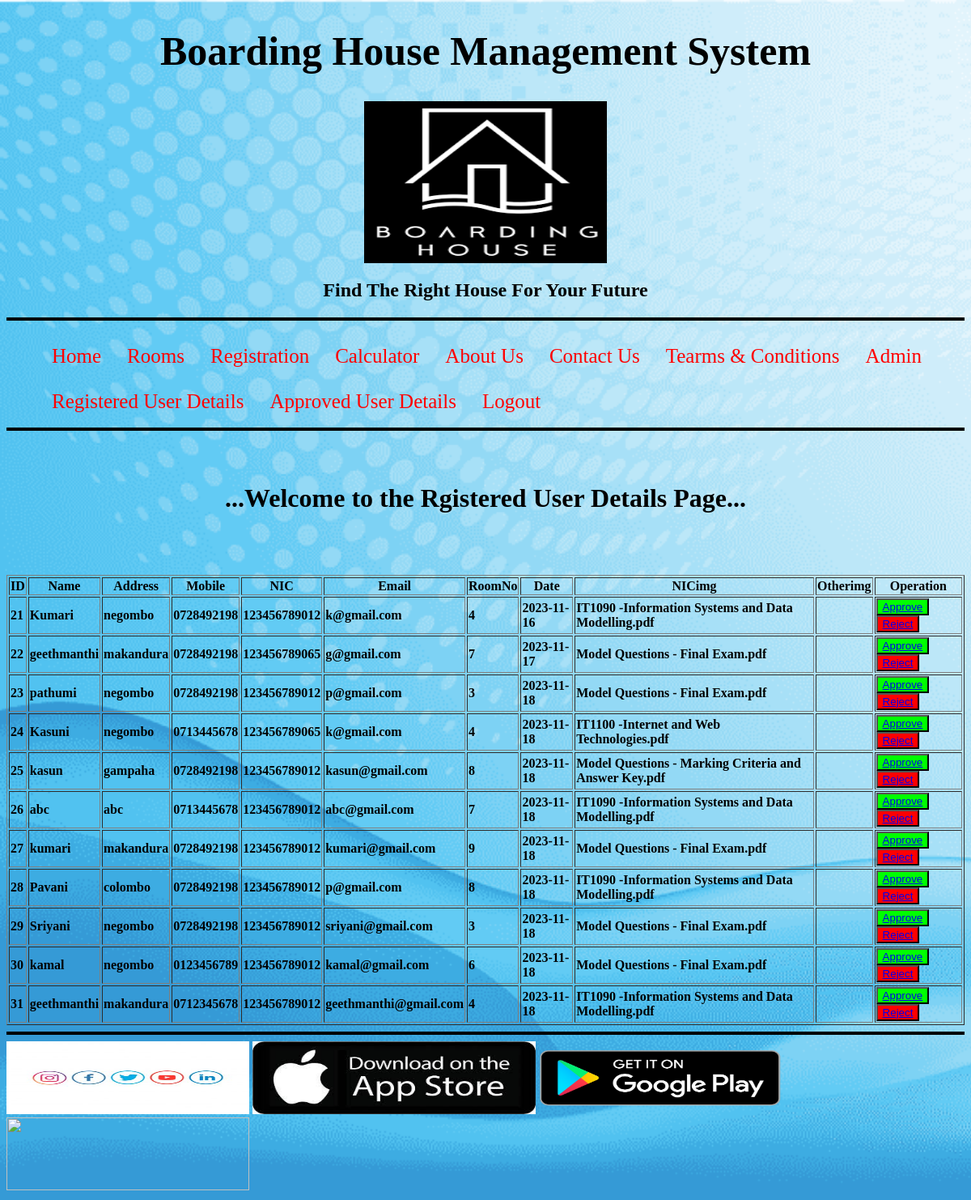
Screenshot of /DIT/php/registerdetails.php with the database file from the repository.
### tables this page shows
CREATE TABLE `register` (
  `ID` int(11) NOT NULL,
  `Name` varchar(50) NOT NULL,
  `Address` varchar(100) NOT NULL,
  `Mobile` varchar(10) NOT NULL,
  `NIC` varchar(12) NOT NULL,
  `Email` varchar(100) NOT NULL,
  `RoomNo` varchar(3) NOT NULL,
  `Date` varchar(50) NOT NULL,
  `NICimg` varchar(200) NOT NULL,
  `Otherimg` varchar(200) NOT NULL,
  `Password` varchar(100) NOT NULL
);

### DIT/php/registerdetails.php (the view, shortened to what this page needs)
<!DOCTYPE html>
<html>
<head>
	<link rel="stylesheet" type="text/css" href="../styles/index.css">
</head>
<body>
<center>
	<h1 class="header">Boarding House Management System</h1>
	<img class="logo" src="../images/logo.png"width="300" height="200">
	<marquee scrollamount="6"><h2>Find The Right House For Your Future</h2></marquee>
	<hr class="hr">
	<ul>
		<li class="link"><a href="../index.html">Home</a></li>
		<li class="link"><a href="../room.html">Rooms</a></li>
		<li class="link"><a href="../register.html">Registration</a></li>
		<li class="link"><a href="../calculator.html">Calculator</a></li>
		<li class="link"><a href="../AboutUs.html">About Us</a></li>
		<li class="link"><a href="../contactUs.html">Contact Us</a></li>
		<li class="link"><a href="../terms.html">Tearms & Conditions</a></li>
		<li class="link"><a href="../AdminLogin.html">Admin</a></li>
		<li class="link"><a href="registerdetails.php">Registered User Details</a></li>
		<li class="link"><a href="approve.php">Approved User Details</a></li>
		<li class="link"><a href="Logout.php">Logout</a></li>
	</ul>
	<br>
	<br>
	<br>
	<br>
	<br>
	<br>
	<hr class="hr">
	<br>
	<br>
	<h1><b>...Welcome to the Rgistered User Details Page...</b></h1>
	<br>
	<b><br><br>
   <center>
        <table border="1" width="100%">
         <tr>
		  <th class="col1">ID</th>
		  <th class="col1">Name</th>
		  <th class="col1">Address</th>
		  <th class="col1">Mobile</th>
		  <th class="col1">	NIC </th>
		  <th class="col1">	Email </th>
		  <th class="col1">RoomNo</th>
		  <th class="col1">	Date </th>
		  <th class="col1">	NICimg </th>
		  <th class="col1">	Otherimg </th>
		  <th class="coll">Operation</th>
	     </tr>
	<?php
		include_once'config.php';
		$sql = "SELECT * FROM register";
		$result = $conn->query($sql);
		if($result->num_rows>0){
			while($row=$result->fetch_assoc()){
				echo "<tr>
				<td>".$row["ID"]."</td>
				<td>".$row["Name"]."</td>
				<td>".$row["Address"]."</td>
				<td>".$row["Mobile"]."</td>
				<td>".$row["NIC"]."</td>
				<td>".$row["Email"]."</td>
				<td>".$row["RoomNo"]."</td>
				<td>".$row["Date"]."</td>
				<td>".$row["NICimg"]."</td>
				<td>".$row["Otherimg"]."</td>
				<td>
				<button style='background-color:lime;'> <a href='approve.php? approveid=$row[ID]'>Approve</a></button>
				<button style='background-color:red;'> <a href='reject.php? rejectid=$row[ID]'>Reject</a></button>
				</td>
				</tr>";
			}
		}
		else{
			echo "no results";
		}
		echo "</table>";
	?>
   </center>
</center>
	<hr class="hr">
	<img src="../images/socialFooter.jpg" width="300" height="90">
	<img src="../images/appStore.jpeg" width="350" height="90">
	<img src="../images/googlePlay.png" width="300" height="90">
	<img src="../images/windowsStore.png" width="300" height="90">
</body>
</html>

### DIT/styles/index.css (style rules this page uses)
body { background-image:url("..//images/background.png"); background-repeat:no-repeat; background-size:cover; }
.logo { display:block; margin-left:auto; margin-right:auto; }
.header { font-family:Serif; font-size:50px; }
.hr { border:2px solid black; }
.link { list-style-type:none; float: left; font-size:25px; }
li a { display: block; color: red; text-align: center; padding: 14px 16px; text-decoration: none; }

### rows the page displays
register: ID "21", Name "Kumari", Address "negombo", Mobile "0728492198", NIC "123456789012", Email "k@gmail.com", RoomNo "4", Date "2023-11-16", NICimg "IT1090 -Information Systems and Data Modelling.pdf"
register: ID "22", Name "geethmanthi", Address "makandura", Mobile "0728492198", NIC "123456789065", Email "g@gmail.com", RoomNo "7", Date "2023-11-17", NICimg "Model Questions - Final Exam.pdf"
register: ID "23", Name "pathumi", Address "negombo", Mobile "0728492198", NIC "123456789012", Email "p@gmail.com", RoomNo "3", Date "2023-11-18", NICimg "Model Questions - Final Exam.pdf"
register: ID "24", Name "Kasuni", Address "negombo", Mobile "0713445678", NIC "123456789065", Email "k@gmail.com", RoomNo "4", Date "2023-11-18", NICimg "IT1100 -Internet and Web Technologies.pdf"
register: ID "25", Name "kasun", Address "gampaha", Mobile "0728492198", NIC "123456789012", Email "kasun@gmail.com", RoomNo "8", Date "2023-11-18", NICimg "Model Questions - Marking Criteria and Answer Key.pdf"
register: ID "26", Name "abc", Address "abc", Mobile "0713445678", NIC "123456789012", Email "abc@gmail.com", RoomNo "7", Date "2023-11-18", NICimg "IT1090 -Information Systems and Data Modelling.pdf"
register: ID "27", Name "kumari", Address "makandura", Mobile "0728492198", NIC "123456789012", Email "kumari@gmail.com", RoomNo "9", Date "2023-11-18", NICimg "Model Questions - Final Exam.pdf"
register: ID "28", Name "Pavani", Address "colombo", Mobile "0728492198", NIC "123456789012", Email "p@gmail.com", RoomNo "8", Date "2023-11-18", NICimg "IT1090 -Information Systems and Data Modelling.pdf"
register: ID "29", Name "Sriyani", Address "negombo", Mobile "0728492198", NIC "123456789012", Email "sriyani@gmail.com", RoomNo "3", Date "2023-11-18", NICimg "Model Questions - Final Exam.pdf"
register: ID "30", Name "kamal", Address "negombo", Mobile "0123456789", NIC "123456789012", Email "kamal@gmail.com", RoomNo "6", Date "2023-11-18", NICimg "Model Questions - Final Exam.pdf"
register: ID "31", Name "geethmanthi", Address "makandura", Mobile "0712345678", NIC "123456789012", Email "geethmanthi@gmail.com", RoomNo "4", Date "2023-11-18", NICimg "IT1090 -Information Systems and Data Modelling.pdf"
